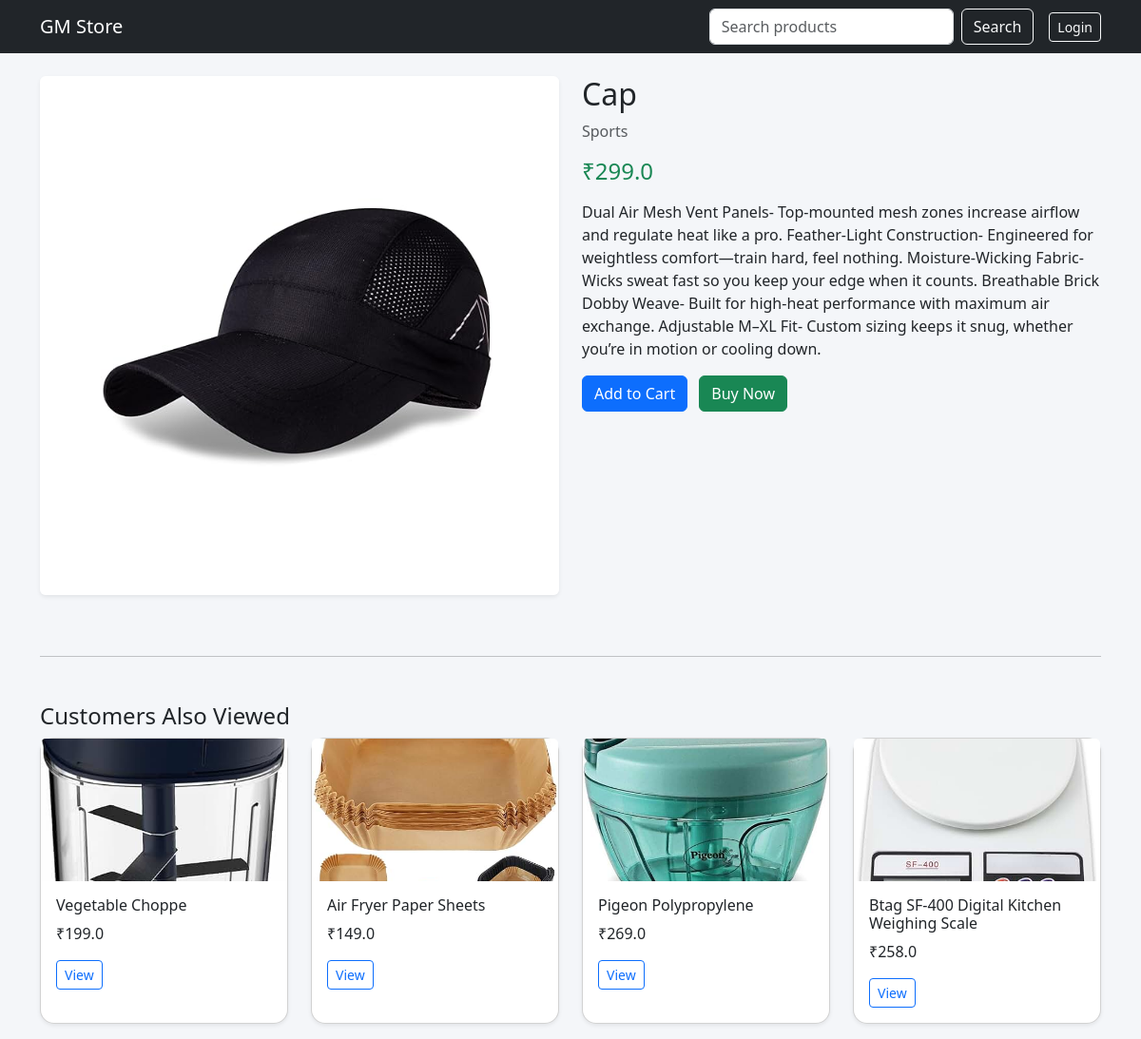
/product/21/, run on the app's committed database.
### store/models.py (models this page shows, shortened)
class Product(models.Model):
    category = models.ForeignKey(
        Category,
        on_delete=models.CASCADE,
        related_name="products"
    )
    name = models.CharField(max_length=200)
    description = models.TextField()
    price = models.FloatField()
    image = models.ImageField(upload_to="products/", blank=True, null=True)

class Category(models.Model):
    name = models.CharField(max_length=100)
    slug = models.SlugField(unique=True, blank=True, null=True)

### store/views.py (the view, shortened to what this page needs)
# urls.py: path('product/<int:pk>/', views.product_detail, name='product_detail'),
def product_detail(request, pk):
    product = get_object_or_404(Product, pk=pk)
    if request.user.is_authenticated:
        UserInteraction.objects.create(
            user=request.user,
            product=product,
            interaction_type="view"
        )
    recommended_products = get_recommendations(product.id)
    people_also_bought = get_people_also_bought(product.id)
    personalized_products = None
    if request.user.is_authenticated:
        personalized_products = get_user_based_recommendations(request.user.id)
    reviews = Review.objects.filter(product=product).order_by("-created_at")
    return render(request, "store/product_detail.html", {
        "product": product,
        "recommended_products": recommended_products,
        "people_also_bought": people_also_bought,
        "personalized_products": personalized_products,
        "reviews": reviews,
    })

### store/context_processors.py (called while the page is built)
def cart_count(request):
    if request.user.is_authenticated:
        count = Cart.objects.filter(user=request.user).count()
    else:
        count = 0
    return {
        "cart_count": count
    }

### store/recommender.py (called while the page is built, shortened)
def get_recommendations(product_id):
    from django.db.models import Count
    users_who_viewed = UserInteraction.objects.filter(
        product_id=product_id
    ).values_list("user_id", flat=True)
    recommended_products = Product.objects.filter(
        userinteraction__user_id__in=users_who_viewed
    ).exclude(
        id=product_id
    ).annotate(
        interaction_count=Count("userinteraction")
    ).order_by("-interaction_count")
    if recommended_products.exists():
        return recommended_products[:4]
    return Product.objects.exclude(id=product_id).order_by("-id")[:4]

def get_people_also_bought(product_id):
    users = UserInteraction.objects.filter(
        product_id=product_id,
        interaction_type="purchase"
    ).values_list("user_id", flat=True)
    if not users:
        return Product.objects.none()

### store/templates/store/product_detail.html (shortened to what this page needs)
{% extends "store/base.html" %}
{% load static %}
{% block content %}
<div class="row">
    <div class="col-md-6">
        {% if product.image %}
        <img src="{{ product.image.url }}"
             class="img-fluid rounded shadow-sm mb-3">
        {% endif %}
    </div>
    <div class="col-md-6">
        <h2>{{ product.name }}</h2>
        <p class="text-muted">{{ product.category.name }}</p>
        <h4 class="text-success">₹{{ product.price }}</h4>
        <p class="mt-3">{{ product.description }}</p>
        <form method="post">
            <button type="submit"
                    name="add_to_cart"
                    value="1"
                    class="btn btn-primary me-2">
                Add to Cart
            </button>
            <button type="submit"
                    name="buy_now"
                    value="1"
                    class="btn btn-success">
                Buy Now
            </button>
        </form>
    </div>
</div>
<hr class="my-5">
<h4>Customers Also Viewed</h4>
<div class="row">
    {% for product in recommended_products %}
    <div class="col-md-3 mb-3">
        <div class="card shadow-sm h-100">
            {% if product.image %}
            <img src="{{ product.image.url }}"
                 class="card-img-top"
                 style="height:150px; object-fit:cover;">
            {% endif %}
            <div class="card-body">
                <h6>{{ product.name }}</h6>
                <p>₹{{ product.price }}</p>
                <a href="{% url 'product_detail' product.id %}"
                   class="btn btn-sm btn-outline-primary">
                    View
                </a>
            </div>
        </div>
    </div>
    {% empty %}
        <p>No similar products yet.</p>
    {% endfor %}
</div>
{% endblock %}

### static/css/style.css (style rules this page uses)
body { background-color: #f4f6f9; }
.card { border-radius: 15px; }

### data on the page
Product: image (picture), name "Cap", category.name "Sports", price "299.0", description "Dual Air Mesh Vent Panels- Top-mounted mesh zones increase airflow and regulate heat like a pro. Feather-Light Construction- Engineered for weightless comfort—train hard, feel nothing. Moisture-Wicking Fabric- Wicks sweat fast so you keep your edge when it counts. Breathable Brick Dobby Weave- Built for high-heat performance with maximum air exchange. Adjustable M–XL Fit- Custom sizing keeps it snug, whether you’re in motion or cooling down."
Product: image (picture), name "Vegetable Choppe", price "199.0"
Product: image (picture), name "Air Fryer Paper Sheets", price "149.0"
Product: image (picture), name "Pigeon Polypropylene", price "269.0"
Product: image (picture), name "Btag SF-400 Digital Kitchen Weighing Scale", price "258.0"
